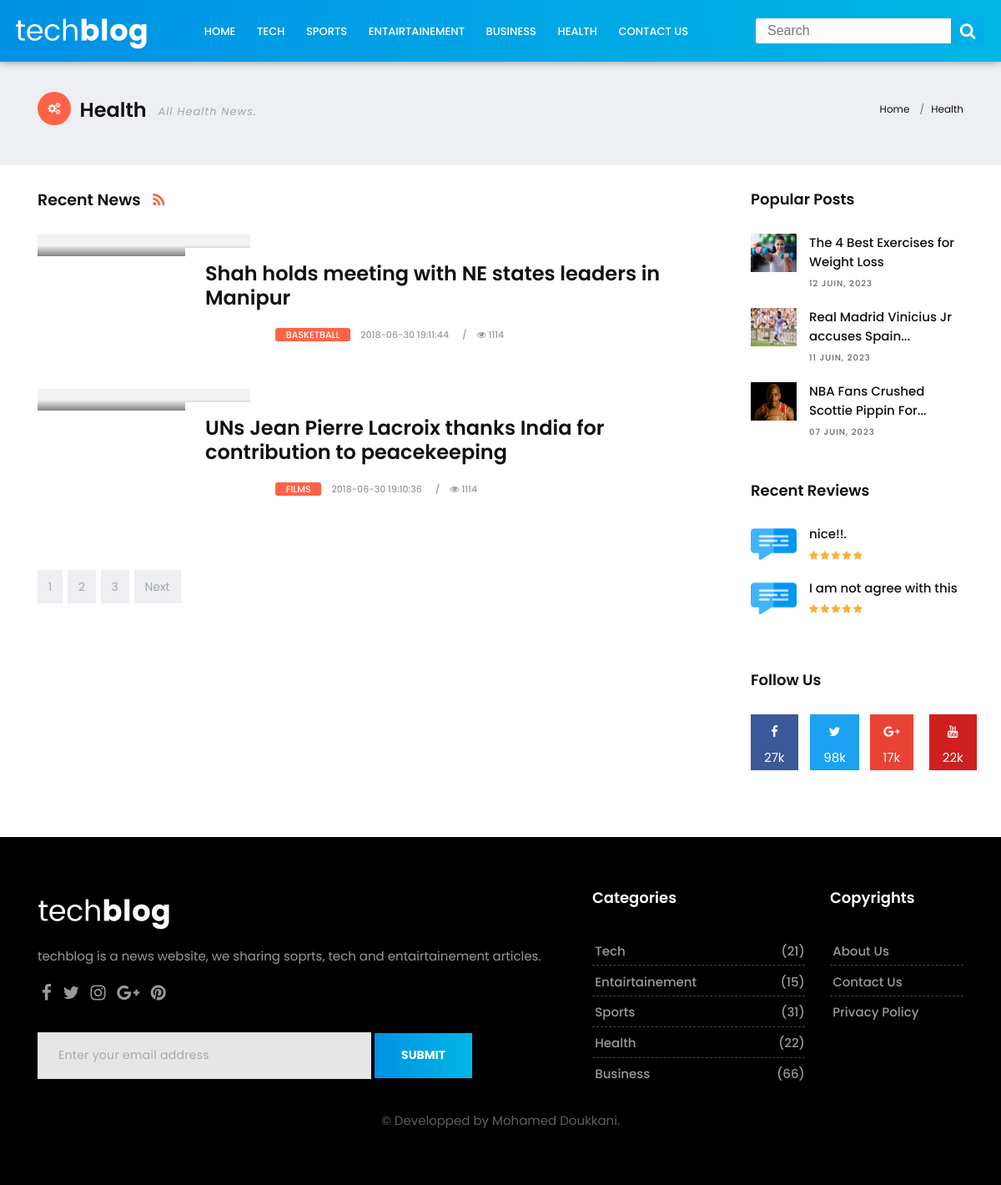
The page /tech-blog/healthcategory.php on the database its author committed.
### tables this page shows
CREATE TABLE `tblposts` (
  `id` int(11) NOT NULL AUTO_INCREMENT,
  `PostTitle` longtext DEFAULT NULL,
  `CategoryId` int(11) DEFAULT NULL,
  `SubCategoryId` int(11) DEFAULT NULL,
  `PostDetails` longtext DEFAULT NULL,
  `PostingDate` timestamp NULL DEFAULT current_timestamp(),
  `UpdationDate` timestamp NULL DEFAULT '0000-00-00 00:00:00' ON UPDATE current_timestamp(),
  `Is_Active` int(1) DEFAULT NULL,
  `PostUrl` mediumtext DEFAULT NULL,
  `PostImage` varchar(255) DEFAULT NULL,
  PRIMARY KEY (`id`),
  CONSTRAINT `Cat_Id` FOREIGN KEY (`CategoryId`) REFERENCES `tblcategory`(`id`),
  CONSTRAINT `SubCat_Id` FOREIGN KEY (`SubCategoryId`) REFERENCES `tblsubcategory`(`SubCategoryId`)
);

CREATE TABLE `tblsubcategory` (
  `SubCategoryId` int(11) NOT NULL AUTO_INCREMENT,
  `CategoryId` int(11) DEFAULT NULL,
  `Subcategory` varchar(255) DEFAULT NULL,
  `SubCatDescription` mediumtext DEFAULT NULL,
  `PostingDate` timestamp NOT NULL DEFAULT current_timestamp(),
  `UpdationDate` timestamp NULL DEFAULT '0000-00-00 00:00:00' ON UPDATE current_timestamp(),
  `Is_Active` int(1) DEFAULT NULL,
  PRIMARY KEY(`SubCategoryId`),
  CONSTRAINT `Category_Id` FOREIGN KEY (`CategoryId`) REFERENCES `tblcategory`(`id`)
);

CREATE TABLE `tblcomments` (
  `id` int(11) NOT NULL AUTO_INCREMENT,
  `postId` char(11) DEFAULT NULL,
  `name` varchar(120) DEFAULT NULL,
  `email` varchar(150) DEFAULT NULL,
  `comment` mediumtext DEFAULT NULL,
  `postingDate` timestamp NULL DEFAULT current_timestamp(),
  `status` int(1) DEFAULT NULL,
  PRIMARY KEY (`id`)
);

### tech-blog/healthcategory.php (the view, shortened to what this page needs)
<!DOCTYPE html>
<html lang="en">
<link href="assets/css/bootstrap.css" rel="stylesheet">
<link href="assets/css/font-awesome.min.css" rel="stylesheet">
<link href="assets/css/style.css" rel="stylesheet">
<link href="assets/css/responsive.css" rel="stylesheet">
<link href="assets/css/colors.css" rel="stylesheet">
<link href="assets/css/search.css" rel="stylesheet">
<link href="assets/css/tech.css" rel="stylesheet">
</head>
<body>
  <div id="wrapper">
    <?php include('includes/header.php'); ?>
    <div class="page-title lb single-wrapper">
      <div class="container">
        <div class="row">
          <div class="col-lg-8 col-md-8 col-sm-12 col-xs-12">
            <h2><i class="fa fa-gears bg-orange"></i> Health <small class="hidden-xs-down hidden-sm-down">All Health News. </small></h2>
          </div>
          <div class="col-lg-4 col-md-4 col-sm-12 hidden-xs-down hidden-sm-down">
            <ol class="breadcrumb">
              <li class="breadcrumb-item"><a href="index.php">Home</a></li>
              <li class="breadcrumb-item active"><a href="healthcatecory.php">Health</a></li>
            </ol>
          </div>
        </div>
      </div>
    </div>
    <section class="section">
      <div class="container">
        <div class="row">
          <div class="col-lg-9 col-md-12 col-sm-12 col-xs-12">
            <div class="page-wrapper">
              <div class="blog-top clearfix">
                <h4 class="pull-left">Recent News <a href="#"><i class="fa fa-rss"></i></a></h4>
              </div>
              <div class="blog-list clearfix">
                <?php
                if (isset($_GET['pageno'])) {
                  $pageno = $_GET['pageno'];
                } else {
                  $pageno = 1;
                }
                $no_of_records_per_page = 4;
                $offset = ($pageno - 1) * $no_of_records_per_page;
                $query = mysqli_query($con, "select tblposts.id as pid,tblposts.PostTitle as posttitle,tblposts.PostImage,tblcategory.CategoryName as category,tblcategory.id as cid,tblsubcategory.Subcategory as subcategory,tblposts.PostDetails as postdetails,tblposts.PostingDate as postingdate,tblposts.PostUrl as url from tblposts left join tblcategory on tblcategory.id=tblposts.CategoryId left join  tblsubcategory on  tblsubcategory.SubCategoryId=tblposts.SubCategoryId where tblposts.Is_Active=1 AND tblposts.CategoryId = 6 order by tblposts.id desc  LIMIT $offset, $no_of_records_per_page");
                while ($row = mysqli_fetch_array($query)) {
                ?>
                  <div class="blog-box row">
                    <div class="col-md-4">
                      <div class="post-media">
                        <a href="readpost.php?nid=<?php echo htmlentities($row['pid']) ?>" title="">
                          <div class="hovereffect"></div>
                        </a>
                      </div>
                    </div>
                    <div class="blog-meta big-meta col-md-8">
                      <h4><a href="readpost.php?nid=<?php echo htmlentities($row['pid']) ?>" title=""><?php echo htmlentities($row['posttitle']); ?></a></h4>
                      <small class="firstsmall"><a class="bg-orange" href="techcatecory.php" title=""><?php echo htmlentities($row['subcategory']); ?></a></small>
                      <small><a href="readpost.php?nid=<?php echo htmlentities($row['pid']) ?>" title=""><?php echo htmlentities($row['postingdate']); ?></a></small>
                      <small><a href="readpost.php?nid=<?php echo htmlentities($row['pid']) ?>" title=""><i class="fa fa-eye"></i> 1114</a></small>
                    </div>
                  </div>
                  <br><br>
                <?php } ?>
              </div>
            </div>
            <div class="row">
              <div class="col-md-12">
                <nav aria-label="Page navigation">
                  <ul class="pagination justify-content-start">
                    <li class="page-item"><a class="page-link" href="#">1</a></li>
                    <li class="page-item"><a class="page-link" href="#">2</a></li>
                    <li class="page-item"><a class="page-link" href="#">3</a></li>
                    <li class="page-item">
                      <a class="page-link" href="#">Next</a>
                    </li>
                  </ul>
                </nav>
              </div>
            </div>
          </div>
          <div class="col-lg-3 col-md-12 col-sm-12 col-xs-12">
            <div class="sidebar">
              <div class="widget">
                <h2 class="widget-title">Popular Posts</h2>
                <div class="blog-list-widget">
                  <div class="list-group">
                    <a href="readpost.php?nid=28" class="list-group-item list-group-item-action flex-column align-items-start">
                      <div class="w-100 justify-content-between">
                        <img src="upload/excercises.jpg" alt="" class="img-fluid float-left">
                        <h5 class="mb-1">The 4 Best Exercises for Weight Loss</h5>
                        <small>12 Juin, 2023</small>
                      </div>
                    </a>
                    <a href="readpost.php?nid=29" class="list-group-item list-group-item-action flex-column align-items-start">
                      <div class="w-100 justify-ontent-between">
                        <img src="upload/vinicius.jpg" alt="" class="img-fluid float-left">
                        <h5 class="mb-1">Real Madrid Vinicius Jr accuses Spain...</h5>
                        <small>11 Juin, 2023</small>
                      </div>
                    </a>
                    <a href="readpost.php?nid=30" class="list-group-item list-group-item-action flex-column align-items-start">
                      <div class="w-100 last-item justify-content-between">
                        <img src="upload/jordan.png" alt="" class="img-fluid float-left">
                        <h5 class="mb-1">NBA Fans Crushed Scottie Pippin For...</h5>
                        <small>07 Juin, 2023</small>
                      </div>
                    </a>
                  </div>
                </div>
              </div>
              <div class="widget">
                <h2 class="widget-title">Recent Reviews</h2>
                <div class="blog-list-widget">
                  <div class="list-group">
                    <a href="index.php" class="list-group-item list-group-item-action flex-column align-items-start">
                      <?php
                      $sts = 1;
                      $query = mysqli_query($con, "select name,comment,postingDate from  tblcomments where status='$sts' LIMIT 3");
                      while ($row = mysqli_fetch_array($query)) {
                      ?>
                        <div class="w-100 justify-content-between">
                          <img src="upload/iconcomment.png" alt="" class="img-fluid float-left">
                          <h5 class="mb-1"><?php echo htmlentities($row['comment']); ?></h5>
                          <span class="rating">
                            <i class="fa fa-star"></i>
                            <i class="fa fa-star"></i>
                            <i class="fa fa-star"></i>
                            <i class="fa fa-star"></i>
                            <i class="fa fa-star"></i>
                          </span>
                        </div>
                      <?php } ?>
                    </a>
                  </div>
                </div>
              </div>
              <div class="widget">
                <h2 class="widget-title">Follow Us</h2>
                <div class="row text-center">
                  <div class="col-lg-3 col-md-3 col-sm-3 col-xs-6">
                    <a href="#" class="social-button facebook-button">
                      <i class="fa fa-facebook"></i>
                      <p>27k</p>
                    </a>
                  </div>
                  <div class="col-lg-3 col-md-3 col-sm-3 col-xs-6">
                    <a href="#" class="social-button twitter-button">
                      <i class="fa fa-twitter"></i>
                      <p>98k</p>
                    </a>
                  </div>
                  <div class="col-lg-3 col-md-3 col-sm-3 col-xs-6">
                    <a href="#" class="social-button google-button">
                      <i class="fa fa-google-plus"></i>
                      <p>17k</p>
                    </a>
                  </div>
                  <div class="col-lg-3 col-md-3 col-sm-3 col-xs-6">
                    <a href="#" class="social-button youtube-button">
                      <i class="fa fa-youtube"></i>
                      <p>22k</p>
                    </a>
                  </div>
                </div>
              </div>
            </div>
          </div>
        </div>
      </div>
    </section>
    <?php include('includes/footer.php'); ?>
  </div>
</body>
</html>

### tech-blog/assets/css/style.css (style rules this page uses)
body { font-size: 15px; line-height: 26px; background-color: #ffffff; }
h1, h2, h3, h4, h5, body, p, .topbar-section, .navbar-inverse .navbar-nav .nav-link, .header .dropdown-menu, .navbar-nav .nav-link { font-family: 'Roboto', serif; }
h1, h2, h3, h4, h5, h6 { font-weight: 700; line-height: 1.4; color: #111111; }
h2 { font-size: 27px; line-height: 38px; margin-bottom: 20px }
h4 { font-size: 19px; line-height: 29px; margin-bottom: 14px }
h5 { font-size: 17px; line-height: 25px; margin-bottom: 11px }
a { color: #111111; }
body, p { color: #5e5e5e; }
p { margin-bottom: 26px; font-size: 15px; line-height: 26px; }
a { text-decoration: none !important; }
.section { padding: 2rem 0; display: block; position: relative; background-color: #ffffff; }
.footer a, .footer p, .blog-list-widget small { color: rgba(0, 0, 0, 0.6) !important; }
.breadcrumb { background-color: transparent; border-radius: 0; list-style: outside none none; margin-bottom: 0; text-align: right; padding: 0; }
.breadcrumb-item { float: none; font-size: 12px; display: inline-block; }
.page-link { background-color: #edeff2 !important; border: 0 dashed #e2e2e2; border-radius: 0; color: #a3a5a8 !important; display: block; font-size: 14px; line-height: 1; margin-left: 6px; padding: 0.8rem 0.8rem; position: relative; text-transform: capitalize; }
.page-item:first-child .page-link { margin-left: 0; border-radius: 0; }
.page-item:last-child .page-link { border-radius: 0; }
.page-title { padding: 3rem 0; background-color: #edeff2; }
.page-title small { color: #a3a5a8; display: inline-block; font-size: 13px; font-style: italic; letter-spacing: 1px; line-height: 1; margin-bottom: 0; margin-top: -1px; padding-bottom: 0; padding-left: 0.5rem; vertical-align: middle; }
.page-title i { border-radius: 40px; display: inline-block; font-size: 14px; height: 40px; line-height: 40px; margin-right: 0.3rem; margin-top: -0.4rem; text-align: center; vertical-align: middle; width: 40px; }
.page-title h2 { font-size: 24px; line-height: 1; padding: 0; margin: 0; }
.blog-meta h4 { padding: 1rem 0 0.5rem; margin: 0; font-size: 21px; }
.blog-meta.big-meta h4 { padding: 1rem 0 0.6rem; margin: 0; font-size: 28px; }
.blog-meta small { font-size: 11px; display: inline-block; margin-bottom: 0; padding-bottom: 0; color: #111111; font-weight: bold; text-transform: uppercase; margin-right: 0.5rem; }
.blog-meta small:after { content: "/"; padding-left: 1rem; }
.blog-meta small:last-child:after { content: "" }
.post-media { position: relative; overflow: hidden; }
.hovereffect { position: absolute; top: 0; opacity: 0; left: 0; right: 0; bottom: 0; background-color: rgba(0, 0, 0, 0.2); -webkit-transition: all .3s ease-in-out; -moz-transition: all .3s ease-in-out; -ms-transition: all .3s ease-in-out; -o-transition: all .3s ease-in-out; transition: all .3s ease-in-out; zoom: 1; filter: alpha(opacity=0); opacity: 0.5; background: -moz-linear-gradient(0deg, rgba(0, 0, 0, 1) 0%, rgba(0, 0, 0, 0.1) 50%); background: -webkit-linear-gradient(0deg, rgba(0, 0, 0, 1) 0%, rgba(0, 0, 0, 0.1) 50%); background: linear-gradient(0deg, rgba(0, 0, 0, 1) 0%, rgba(0, 0, 0, 0.1) 50%); filter: progid: DXImageTransform.Microsoft.gradient( startColorstr='#000000', endColorstr='#00000000', GradientType=1); }
.blog-list .blog-meta.big-meta h4 { margin-left: -20%; margin-top: 1rem; background-color: #ffffff; padding: 1rem 1.5rem 1rem; }
.sidebar .widget { position: relative; display: block; margin-bottom: 3rem; }
.sidebar .blog-list-widget img { width: 55px; padding: 0; }
.sidebar .blog-list-widget .mb-1 { font-size: 15px; }
.sidebar a { color: rgba(0, 0, 0, 0.6); }
.sidebar .widget-title { display: block; font-size: 18px; margin: 0 0 2rem; padding: 0; line-height: 1; }
.blog-list-widget img { background: #fff none repeat scroll 0 0; margin-right: 15px; max-width: 80px; padding: 4px; }
.blog-list-widget .list-group-item { padding: 0; border: 0; margin: 0; background-color: transparent; }
.blog-list-widget .w-100 { margin-bottom: 1rem; display: block; }
.blog-list-widget .w-100.last-item { margin-bottom: 0; }
.blog-list-widget .mb-1 { font-size: 16px; font-weight: 500; line-height: 1.5; margin-bottom: 0rem !important; }
.blog-list-widget small { font-size: 10px; font-weight: 500; letter-spacing: 1px; text-transform: uppercase; }

### rows shown on the page
tblposts: PostTitle "Shah holds meeting with NE states leaders in Manipur", SubCategoryId.Subcategory "BASKETBALL", PostingDate "2018-06-30 19:11:44"
tblposts: PostTitle "UNs Jean Pierre Lacroix thanks India for contribution to peacekeeping", SubCategoryId.Subcategory "FILMS", PostingDate "2018-06-30 19:10:36"
tblcomments: comment "nice!!."
tblcomments: comment "I am not agree with this"
